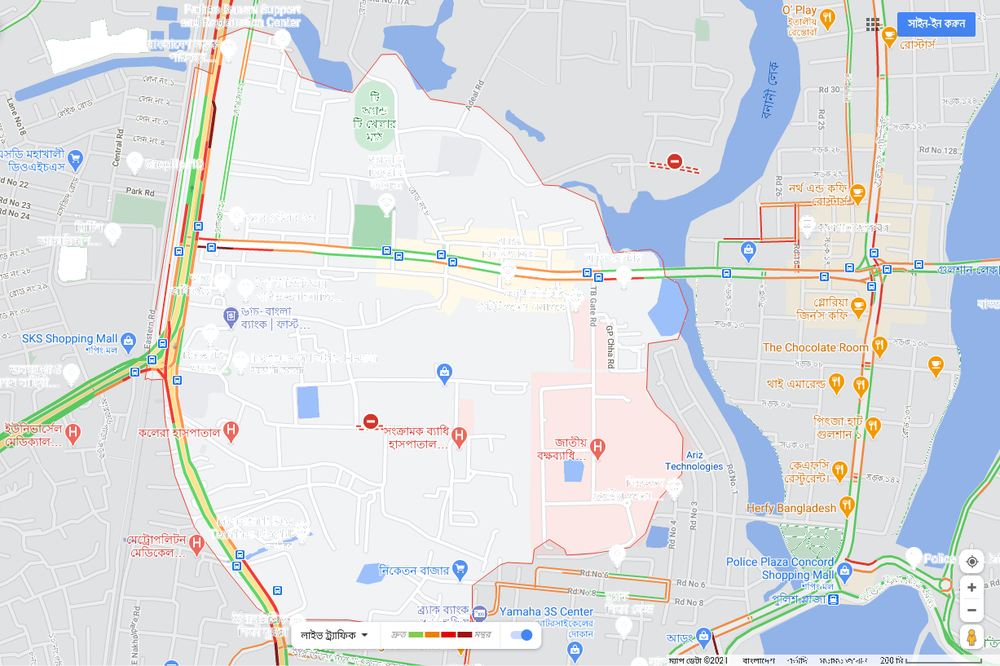
#> input picture ImageToDataPreprocessing/Codes/test_for_doc_res.PNG, 1000 x 666 px, shrunk from 1227 x 817 before the run
$ python FillGap.py   (older library calls are emulated)
#> lines starting #> are read from the running program, lines starting #| are printed output that depends on the picture; after the words box and inside, x2 and y2 are one past the last pixel; in counts of white or black regions, pixels touching at a corner belong together
# [15 lines of commented-out code are left out]
import numpy as np
import cv2
res = cv2.imread("test_for_doc_res.PNG")
#> res is the input picture: shape (666, 1000, 3); mean B, G, R 226.3, 223.7, 220.4

#test 1
# # define kernal value
# kernel = np.ones((2, 2), np.uint8)
#
# # grayscale
# gray = cv2.cvtColor(res, cv2.COLOR_BGR2GRAY)
#
# dilate = cv2.dilate(gray, kernel, iterations=1)
# dilate1 = cv2.dilate(dilate, kernel, iterations=1)
#
# dilate1 = cv2.morphologyEx(dilate1, cv2.MORPH_OPEN, kernel)
#
# # Canny
# canny = cv2.Canny(dilate1, 160, 160, 3)
#
# dilate = cv2.dilate(canny, kernel, iterations=1)
#
# # Gaussian Blurring
# blur = cv2.GaussianBlur(dilate, (5, 5), 0)
# erode = cv2.dilate(blur, kernel, iterations=1)
# blur = cv2.GaussianBlur(erode, (5, 5), 1)
#
# blur = cv2.morphologyEx(blur, cv2.MORPH_CLOSE, kernel)
# ret, thresh = cv2.threshold(blur, 127, 255, cv2.THRESH_BINARY)
#
# blur = cv2.GaussianBlur(thresh, (5, 5), 1)
# ret1, thresh1 = cv2.threshold(blur, 127, 255, cv2.THRESH_BINARY)
#
# opening = cv2.morphologyEx(thresh1, cv2.MORPH_OPEN, kernel)
#
# #cv2.imwrite('opening.jpg', opening)
#
# #contours, hierarchy = cv2.findContours(opening, cv2.RETR_EXTERNAL, cv2.CHAIN_APPROX_SIMPLE)


# test 2
# frame = res.copy()
# gray = cv2.cvtColor(frame, cv2.COLOR_BGR2GRAY)
# gray = cv2.blur(gray, (5,5))
# gray = cv2.bilateralFilter(gray, 11, 17, 17) #blur. very CPU intensive.
# cv2.imshow("Gray map", gray)
#
# edges = cv2.Canny(gray, 30, 120)
#
# cv2.imshow("Edge map", edges)
#
# #find contours in the edged image, keep only the largest
# # ones, and initialize our screen contour
# # use RETR_EXTERNAL since we know the largest (external) contour will be the card edge.
# _, cnts, _ = cv2.findContours(edges.copy(), cv2.RETR_EXTERNAL, cv2.CHAIN_APPROX_SIMPLE)
# cnts = sorted(cnts, key = cv2.contourArea, reverse = True)[:1]
# screenCnt = None
#
# # loop over our contours
# for c in cnts:
#     # approximate the contour
#     peri = cv2.arcLength(c, True)
#     approx = cv2.approxPolyDP(c, 0.3 * peri, True)
#
#     cv2.drawContours(res, [cnts[0]], -1, (0, 255, 0), 2)
#
#     # if our approximated contour has four points, then
#     # we can assume that we have found our card
#     if len(approx) == 4:
#         screenCnt = approx;
#     break
#
#
# kernel = cv2.getStructuringElement(cv2.MORPH_ELLIPSE, (9, 9))
# dilated = cv2.dilate(res, kernel)
# eroded=cv2.erode(dilated,kernel)

#test 3
import cv2
import numpy as np

img = cv2.imread("test_for_doc_res_object_rem_res.PNG")
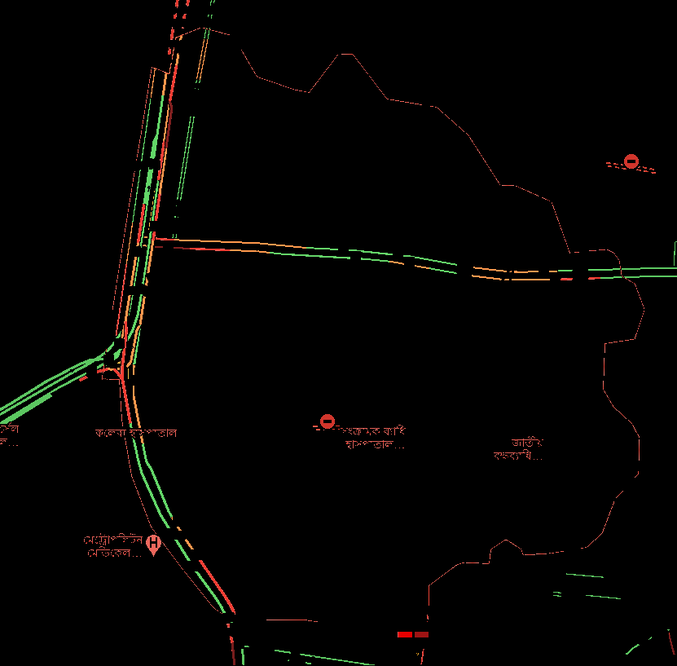
#> input picture ImageToDataPreprocessing/Codes/test_for_doc_res_object_rem_res.PNG, 677 x 666 px, shrunk from 831 x 817 before the run
#> img is the input picture: shape (666, 677, 3); mean B, G, R 2, 3.4, 4.2
gray = cv2.cvtColor(img,cv2.COLOR_BGR2GRAY)
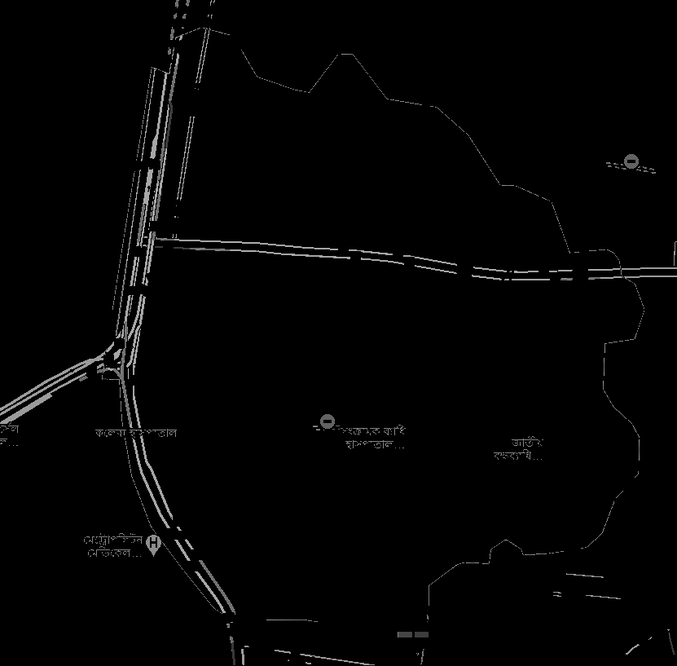
#> gray: shape (666, 677); min 0, max 207, mean 3.5
edges = cv2.Canny(gray,50,120)
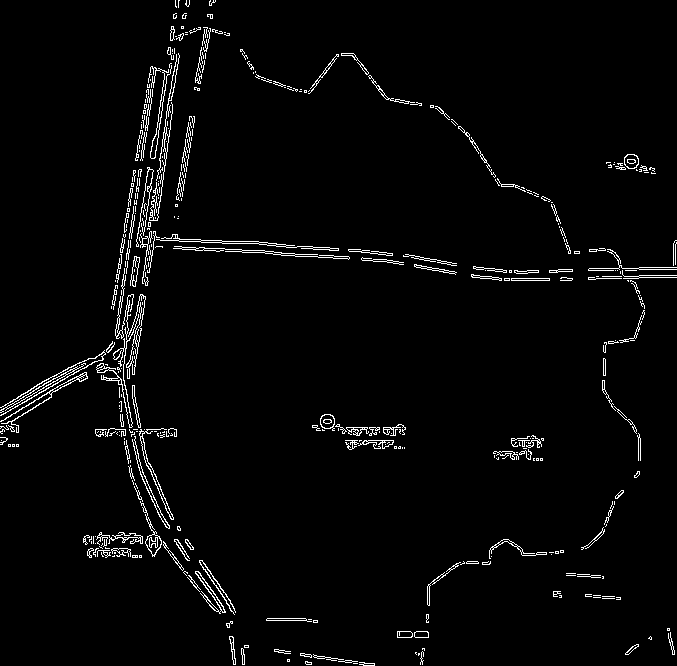
#> edges: shape (666, 677); 2.8% white in thin lines or dots
minLineLength = 20
maxLineGap = 5
lines = cv2.HoughLinesP(edges,1,np.pi/180,100,minLineLength,maxLineGap)
#> lines = 134 rows, first 6: [318, 257, 325, 257], [387, 262, 392, 262], [162, 144, 162, 139], [273, 254, 280, 254], [164, 146, 166, 127], [157, 127, 158, 115]
for x1,y1,x2,y2 in lines[0]:
    cv2.line(img,(x1,y1),(x2,y2),(0,255,0),2)
#> this loop made 1 pass
#> img: shape (666, 677, 3); 0.01% of pixels changed, all inside (x1, y1, x2, y2) = (317, 256, 327, 259)

cv2.imshow("edges", edges)
cv2.imshow("lines", img)
cv2.waitKey()
cv2.destroyAllWindows()
